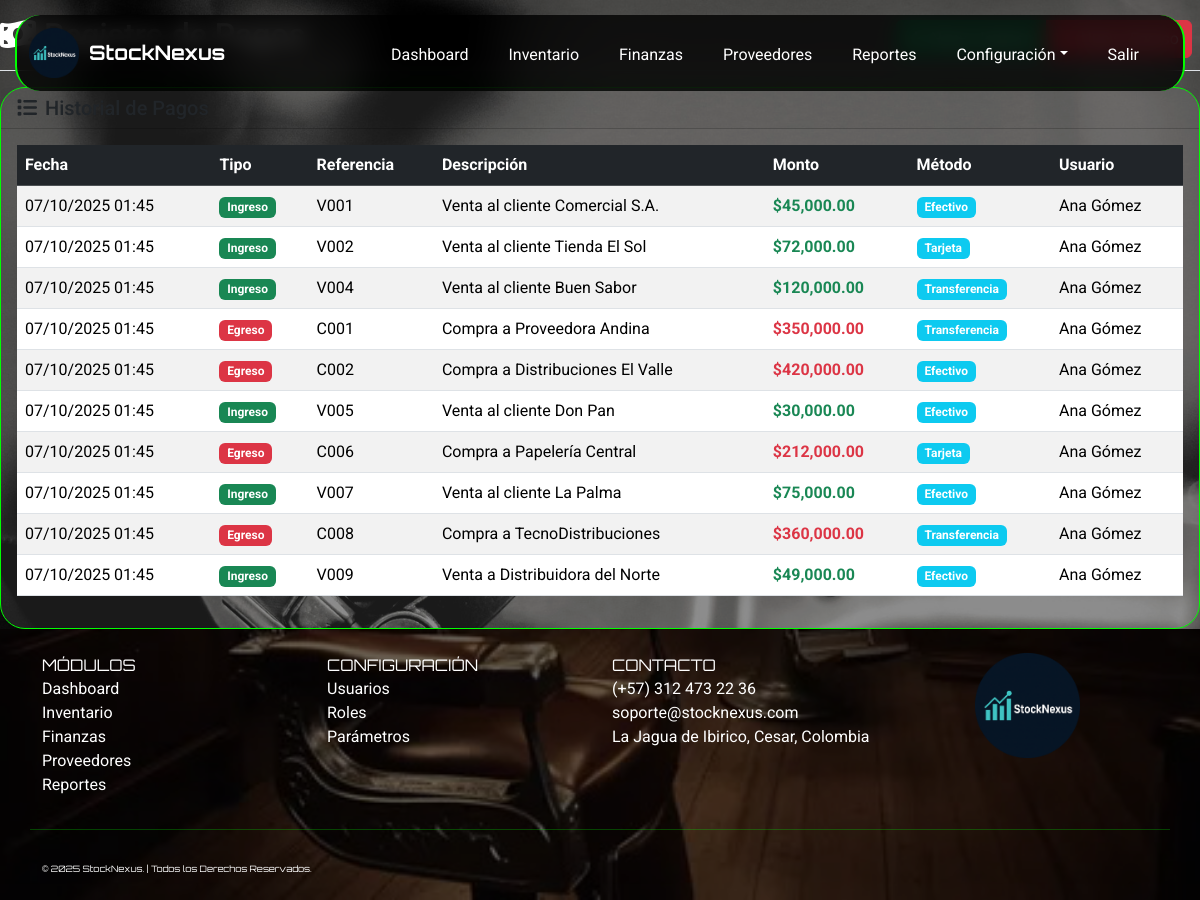
The page /index.php?page=pagos (signed in) on the database as committed earlier.
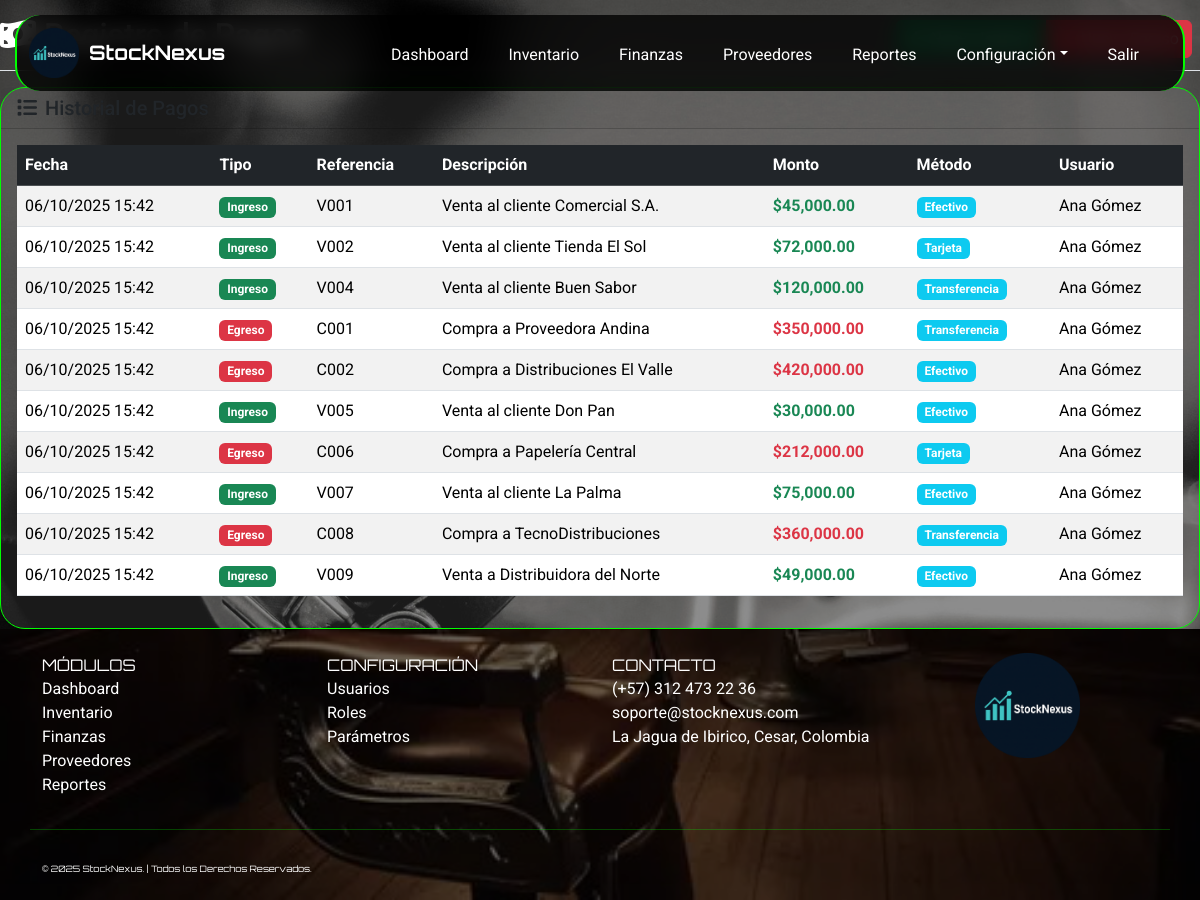
The same page on the database as committed later.
### tables this page shows
CREATE TABLE `pagos` (
  `id_pago` int(11) NOT NULL AUTO_INCREMENT,
  `tipo_pago` enum('Ingreso','Egreso') NOT NULL,
  `referencia` varchar(100) DEFAULT NULL,
  `descripcion` text DEFAULT NULL,
  `monto` decimal(14,2) NOT NULL,
  `fecha_pago` datetime DEFAULT CURRENT_TIMESTAMP,
  `metodo_pago` enum('Efectivo','Transferencia','Tarjeta') DEFAULT 'Efectivo',
  `id_usuario` int(11) DEFAULT NULL,
  PRIMARY KEY (`id_pago`),
  KEY `idx_pagos_usuario` (`id_usuario`),
  CONSTRAINT `fk_pagos_usuario` FOREIGN KEY (`id_usuario`) REFERENCES `usuarios` (`id_usuario`)
);

CREATE TABLE `usuarios` (
  `id_usuario` int(11) NOT NULL AUTO_INCREMENT,
  `nombre_completo` varchar(100) NOT NULL,
  `correo` varchar(100) NOT NULL,
  `usuario` varchar(50) NOT NULL,
  `contrasena` varchar(255) NOT NULL,
  `rol` enum('Administrador','Vendedor','Contador','Bodeguero') DEFAULT 'Vendedor',
  `estado` enum('Activo','Inactivo') DEFAULT 'Activo',
  `fecha_creacion` datetime DEFAULT CURRENT_TIMESTAMP,
  PRIMARY KEY (`id_usuario`),
  UNIQUE KEY `uk_usuarios_correo` (`correo`),
  UNIQUE KEY `uk_usuarios_usuario` (`usuario`)
);

### app/controllers/FinanzaController.php (called while the page is built, shortened)
<?php
class FinanzaController {
    private $db;
    public function __construct($database) {
        $this->db = $database;
    }
    public function listarPagos() {
        try {
            $stmt = $this->db->query("
                SELECT p.*, u.nombre_completo as usuario_nombre
                FROM pagos p
                LEFT JOIN usuarios u ON p.id_usuario = u.id_usuario
                ORDER BY p.fecha_pago DESC
            ");
            return $stmt->fetchAll();
        } catch (PDOException $e) {
            error_log("Error en listarPagos: " . $e->getMessage());
            return [];
        }
    }
}
?>

### app/views/Finanzas/pagos.php (the view)
<?php
$finanzaController = new FinanzaController($db);
$pagos = $finanzaController->listarPagos();
?>
<div class="d-flex justify-content-between flex-wrap flex-md-nowrap align-items-center pt-3 pb-2 mb-3 border-bottom">
    <h1 class="h2"><i class="fas fa-money-bill-wave me-2"></i>Registro de Pagos</h1>
    <div class="btn-toolbar mb-2 mb-md-0">
        <div class="btn-group me-2">
            <a href="index.php?page=crear_pago&tipo=Ingreso" class="btn btn-success">
                <i class="fas fa-plus me-2"></i>Nuevo Ingreso
            </a>
            <a href="index.php?page=crear_pago&tipo=Egreso" class="btn btn-danger">
                <i class="fas fa-minus me-2"></i>Nuevo Egreso
            </a>
        </div>
    </div>
</div>
<div class="card">
    <div class="card-header">
        <h5 class="card-title mb-0">
            <i class="fas fa-list me-2"></i>Historial de Pagos
        </h5>
    </div>
    <div class="card-body">
        <div class="table-responsive">
            <table class="table table-striped table-hover">
                <thead class="table-dark">
                    <tr>
                        <th>Fecha</th>
                        <th>Tipo</th>
                        <th>Referencia</th>
                        <th>Descripción</th>
                        <th>Monto</th>
                        <th>Método</th>
                        <th>Usuario</th>
                    </tr>
                </thead>
                <tbody>
                    <?php foreach ($pagos as $pago): ?>
                    <tr>
                        <td><?= date('d/m/Y H:i', strtotime($pago['fecha_pago'])) ?></td>
                        <td>
                            <span class="badge bg-<?= $pago['tipo_pago'] == 'Ingreso' ? 'success' : 'danger' ?>">
                                <?= $pago['tipo_pago'] ?>
                            </span>
                        </td>
                        <td><?= $pago['referencia'] ?></td>
                        <td><?= $pago['descripcion'] ?></td>
                        <td class="<?= $pago['tipo_pago'] == 'Ingreso' ? 'text-success' : 'text-danger' ?>">
                            <strong>$<?= number_format($pago['monto'], 2) ?></strong>
                        </td>
                        <td>
                            <span class="badge bg-info"><?= $pago['metodo_pago'] ?></span>
                        </td>
                        <td><?= $pago['usuario_nombre'] ?></td>
                    </tr>
                    <?php endforeach; ?>
                </tbody>
            </table>
        </div>
    </div>
</div>

Rows that differ between the two databases and show on the page:
changed pagos "Venta al cliente Comercial S.A.": fecha_pago "07/10/2025 01:45" → "06/10/2025 15:42"
changed pagos "Venta al cliente Tienda El Sol": fecha_pago "07/10/2025 01:45" → "06/10/2025 15:42"
changed pagos "Venta al cliente Buen Sabor": fecha_pago "07/10/2025 01:45" → "06/10/2025 15:42"
changed pagos "Compra a Proveedora Andina": fecha_pago "07/10/2025 01:45" → "06/10/2025 15:42"
changed pagos "Compra a Distribuciones El Valle": fecha_pago "07/10/2025 01:45" → "06/10/2025 15:42"
changed pagos "Venta al cliente Don Pan": fecha_pago "07/10/2025 01:45" → "06/10/2025 15:42"
changed pagos "Compra a Papelería Central": fecha_pago "07/10/2025 01:45" → "06/10/2025 15:42"
changed pagos "Venta al cliente La Palma": fecha_pago "07/10/2025 01:45" → "06/10/2025 15:42"
changed pagos "Compra a TecnoDistribuciones": fecha_pago "07/10/2025 01:45" → "06/10/2025 15:42"
changed pagos "Venta a Distribuidora del Norte": fecha_pago "07/10/2025 01:45" → "06/10/2025 15:42"
